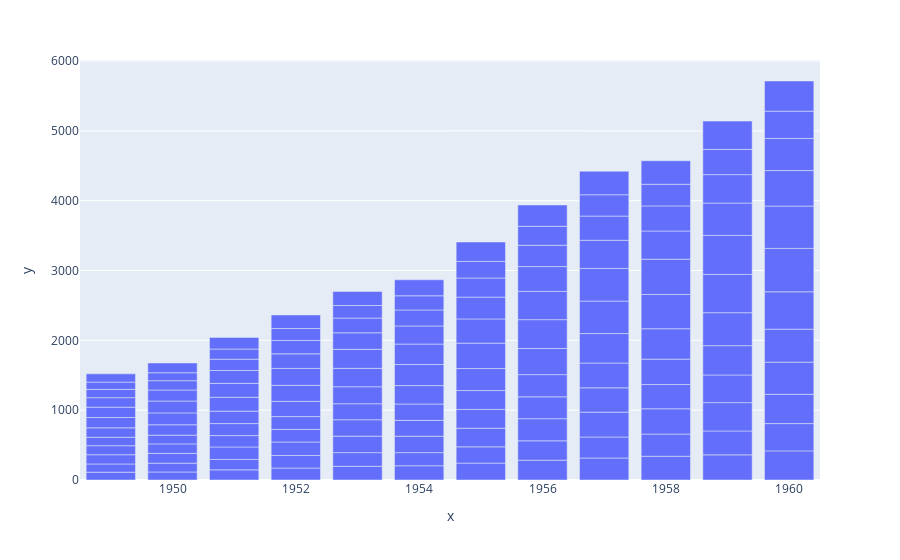

The code cell stored with this chart in its notebook:
### Code cell
px.bar(x=df['year'],y=df['passengers'])

### Figure 1 — Plotly figure (JSON) as saved in the notebook; plotly's stock layout.template omitted (floating-point values rounded to 4 significant figures; data arrays with more than 128 entries replaced by an {"elided": "..."} marker saying what was removed)
{"data": [{"alignmentgroup": "True", "hovertemplate": "x=%{x}<br>y=%{y}<extra></extra>", "legendgroup": "", "marker": {"color": "#636efa", "pattern": {"shape": ""}}, "name": "", "offsetgroup": "", "orientation": "v", "showlegend": false, "textposition": "auto", "type": "bar", "x": {"elided": "144 int values"}, "xaxis": "x", "y": {"elided": "144 int values"}, "yaxis": "y"}], "layout": {"barmode": "relative", "legend": {"tracegroupgap": 0}, "margin": {"t": 60}, "xaxis": {"anchor": "y", "domain": [0, 1], "title": {"text": "x"}}, "yaxis": {"anchor": "x", "domain": [0, 1], "title": {"text": "y"}}}}
